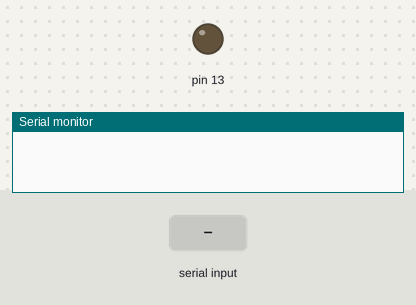
The sketch below on a simulated Arduino Uno, built with avr-gcc and run on an emulated ATmega328P. Shown: output pins drawn as LEDs (lit = HIGH), the last lines printed to the serial monitor. The test bench sets the inputs (shaded band).

Above: at 1.2 s.
1.3 s: "1" received over Serial
At 2.5 s:
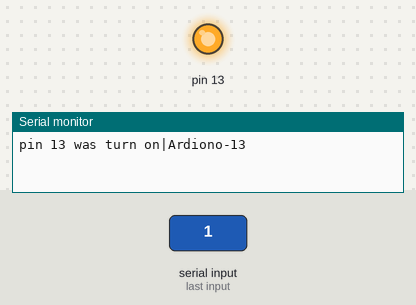
2.8 s: "0" received over Serial
At 3.6 s:
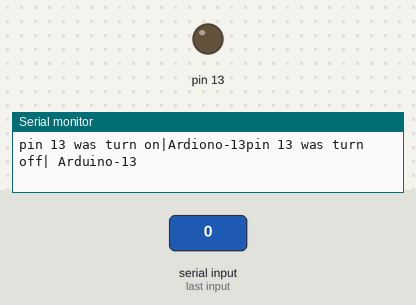
Timing chart, 0 to 5.8 s (numbered marks = the images above; inputs shaded):
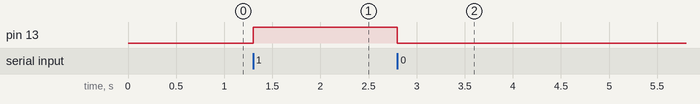

Measured:
- after the input at 1.3 s, pin 13: LOW → HIGH at once
- after the input at 2.8 s, pin 13: HIGH → LOW at once

The sketch:

sendExit.ino
```cpp
// first make "pairing" with HC-06 devise
// view devises list by running 'ls /dev/tty.* in terminal, you can see /dev/tty.HC-06-DevB on the list
// then go to arduino editor, and choose your devise bluetooth under the 'Tools > Serial port' menu
// Now open the serial monitor (Tools > Serial monitor).
// You should notice that the red led of the bluetooth module has stopped blinking. That means we are connected!
// Now when you send a “1” the led on the pin 13 should turn ON, and if you send a “0” it should turn off.

void setup() {
  // initialize serial:
  Serial.begin(9600);
  // initialize the led pin
  pinMode(13, OUTPUT);
}

void loop() {
  while (Serial.available()) {
    char inChar = (char)Serial.read();
    switch(inChar) {
      case '1':
        digitalWrite(13, HIGH);
        Serial.print("pin 13 was turn on|Ardiono-13");
      break;
      case '0':
        digitalWrite(13, LOW);
        Serial.print("pin 13 was turn off| Arduino-13");
      break;
    }
  }
}
```
